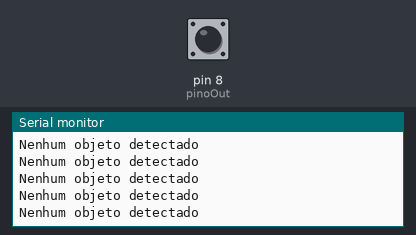
This sketch was run on a simulated Arduino Uno, built with avr-gcc and run on an emulated ATmega328P. Shown: the last lines printed to the serial monitor. The test bench sets the inputs (shaded band); at power-on: pin 8 (pinoOut) HIGH.

Above: at 1.2 s.
1.3 s: pin 8 (pinoOut) driven LOW
At 1.8 s:
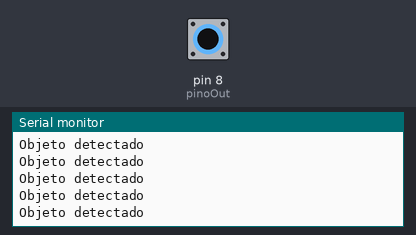
3.2 s: pin 8 (pinoOut) driven HIGH
At 3.7 s:
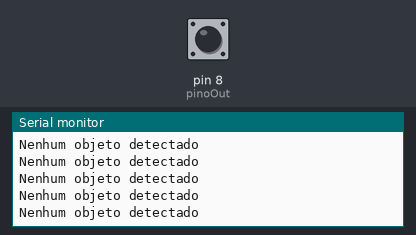
6.2 s: pin 8 (pinoOut) driven LOW
At 7.1 s:
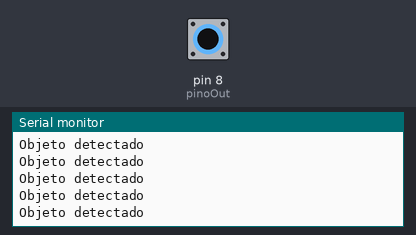
9.2 s: pin 8 (pinoOut) driven HIGH
At 9.7 s:
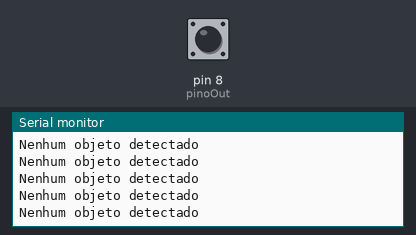
12.2 s: pin 8 (pinoOut) driven LOW
At 13.3 s:
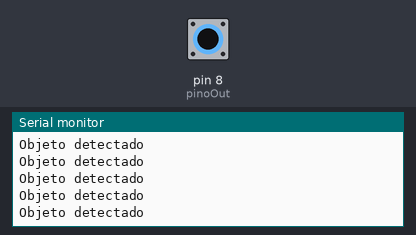
15.2 s: pin 8 (pinoOut) pulsed HIGH 2 times (0.12 s each, 0.3 s apart)
At 15.7 s:
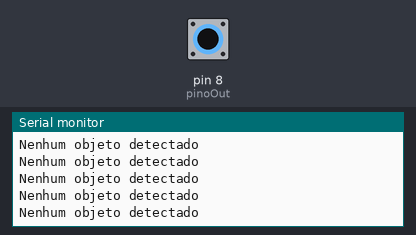

The sketch:

004_-_sensor_infravermelho.ino
```cpp
const int pinoOut = 8; //PINO DIGITAL UTILIZADO PELO MÓDULO

void setup(){
  pinMode(pinoOut, INPUT); //DEFINE O PINO COMO ENTRADA
  Serial.begin (9600); //INICIALIZA A SERIAL
}

void loop(){
  if(digitalRead(pinoOut) == LOW){ //SE LEITURA DO PINO FOR IGUAL A LOW, FAZ
    Serial.println ("Objeto detectado"); //IMPRIME O TEXTO NO MONITOR SERIAL
  }else{ //SENÃO, FAZ
    Serial.println ("Nenhum objeto detectado"); //IMPRIME O TEXTO NO MONITOR SERIAL
  }
}
```

Measured:
- after the input at 1.3 s, the serial monitor: prints a new line after 0.08 s (image 1)
